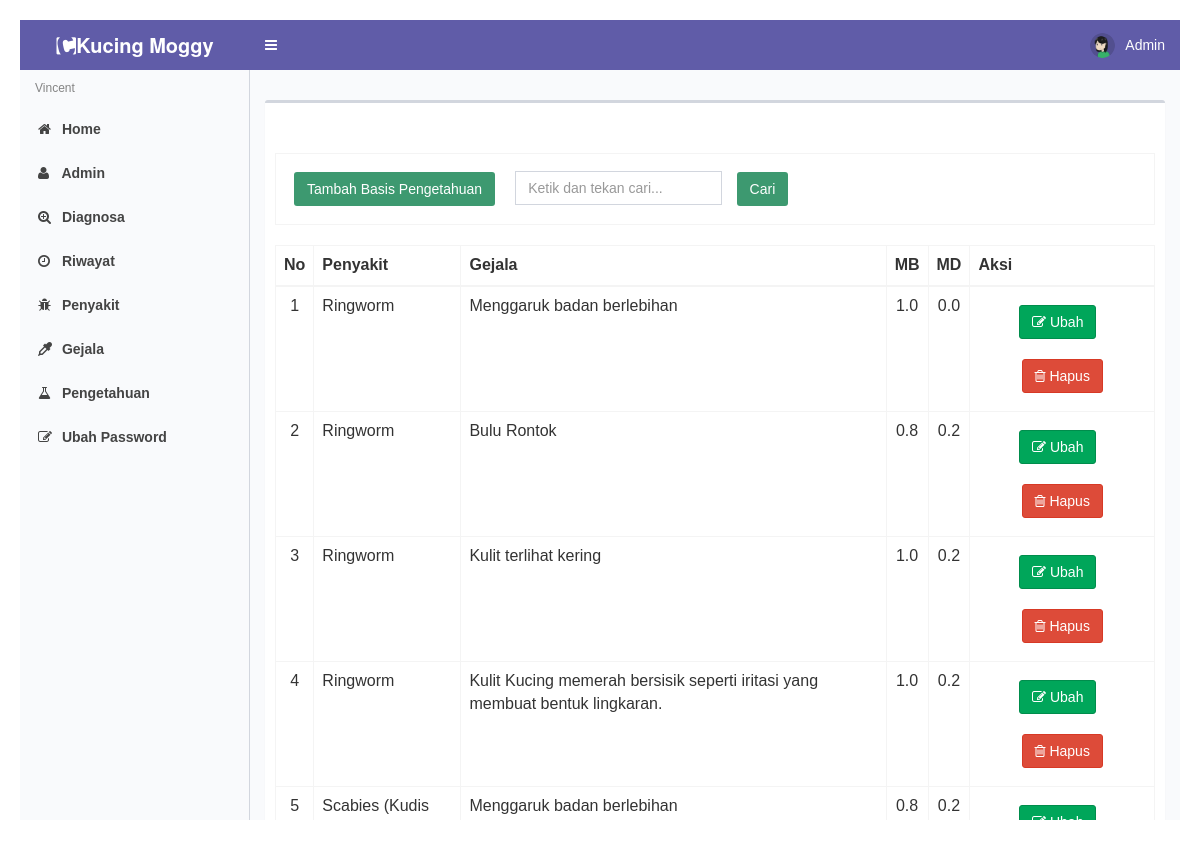
Page /pengetahuan (signed in) on the committed database.
### tables this page shows
CREATE TABLE `basis_pengetahuan` (
  `kode_pengetahuan` int(11) NOT NULL,
  `kode_penyakit` int(11) NOT NULL,
  `kode_gejala` int(11) NOT NULL,
  `mb` double(11,1) NOT NULL,
  `md` double(11,1) NOT NULL
);

CREATE TABLE `penyakit` (
  `kode_penyakit` int(11) NOT NULL,
  `nama_penyakit` varchar(50) NOT NULL,
  `det_penyakit` varchar(500) NOT NULL,
  `srn_penyakit` varchar(500) NOT NULL,
  `gambar` varchar(500) NOT NULL
);

CREATE TABLE `gejala` (
  `kode_gejala` int(11) NOT NULL,
  `nama_gejala` varchar(500) NOT NULL,
  `pertanyaan` varchar(500) NOT NULL
);

### modul/pengetahuan/pengetahuan.php (the view, shortened to what this page needs)
<?php
if (!(isset($_SESSION['username']) && isset($_SESSION['password']))) {
    header('location:index.php');
    exit();
} else {
    ?>
<?php
$aksi="modul/pengetahuan/aksi_pengetahuan.php";
switch($_GET['act']){
  default:
  $offset=$_GET['offset'];
	$limit = 15;
	if (empty ($offset)) {
		$offset = 0;
	}
  $tampil=mysqli_query($conn,"SELECT * FROM basis_pengetahuan ORDER BY kode_pengetahuan");
	echo "<form method=POST action='?module=pengetahuan' name=text_form onsubmit='return Blank_TextField_Validator_Cari()'>
          <br><br><table class='table table-bordered'>
		  <tr><td><input class='btn bg-olive margin' type=button name=tambah value='Tambah Basis Pengetahuan' onclick=\"window.location.href='pengetahuan/tambahpengetahuan';\"><input type=text name='keyword' style='margin-left: 10px;' placeholder='Ketik dan tekan cari...' class='form-control' value='$_POST[keyword]' /> <input class='btn bg-olive margin' type=submit value='   Cari   ' name=Go></td> </tr>
          </table></form>";
		  	$baris=mysqli_num_rows($tampil);
	if ($_POST['Go']){
			$numrows = mysqli_num_rows(mysqli_query($conn,"SELECT * FROM basis_pengetahuan b,penyakit p where b.kode_penyakit=p.kode_penyakit AND p.nama_penyakit like '%$_POST[keyword]%'"));
			if ($numrows > 0){
				echo "<div class='alert alert-success alert-dismissible'>
                <h4><i class='icon fa fa-check'></i> Sukses!</h4>
                Pengetahuan yang anda cari di temukan.
              </div>";
				$i = 1;
	echo" <table class='table table-bordered' style='overflow-x=auto' cellpadding='0' cellspacing='0'>
          <thead>
            <tr>
              <th>No</th>
              <th>Penyakit</th>
              <th>Gejala</th>
              <th>MB</th>
              <th>MD</th>
              <th width='21%'>Aksi</th>
            </tr>
          </thead>
		  <tbody>";
	$hasil = mysqli_query($conn,"SELECT * FROM basis_pengetahuan b,penyakit p where b.kode_penyakit=p.kode_penyakit AND p.nama_penyakit like '%$_POST[keyword]%'");
	$no = 1;
	$counter = 1;
    while ($r=mysqli_fetch_array($hasil)){
	if ($counter % 2 == 0) $warna = "dark";
	else $warna = "light";
	$sql = mysqli_query($conn,"SELECT * FROM gejala where kode_gejala = '$r[kode_gejala]'");
	$rgejala=mysqli_fetch_array($sql);
       echo "<tr class='".$warna."'>
			 <td align=center>$no</td>
			 <td>$r[nama_penyakit]</td>
			 <td>$rgejala[nama_gejala]</td>
			 <td align=center>$r[mb]</td>
			 <td align=center>$r[md]</td>
			 <td align=center><a type='button' class='btn btn-success margin' href=pengetahuan/editpengetahuan/$r[kode_pengetahuan]><i class='fa fa-pencil-square-o' aria-hidden='true'></i> Ubah </a> &nbsp;
	          <a type='button' class='btn btn-danger margin' href=\"JavaScript: confirmIt('Anda yakin akan menghapusnya ?','$aksi?module=pengetahuan&act=hapus&id=$r[kode_pengetahuan]','','','','u','n','Self','Self')\" onMouseOver=\"self.status=''; return true\" onMouseOut=\"self.status=''; return true\"><i class='fa fa-trash-o' aria-hidden='true'></i> Hapus</a>
             </td></tr>";
      $no++;
	  $counter++;
    }
    echo "</tbody></table>";
			}
			else{
				echo "<div class='alert alert-danger alert-dismissible'>
                <h4><i class='icon fa fa-ban'></i> Gagal!</h4>
                Maaf, Pengetahuan yang anda cari tidak ditemukan , silahkan inputkan dengan benar dan cari kembali.
              </div>";
			}
		}else{
	if($baris>0){
	echo" <table class='table table-bordered' style='overflow-x=auto' cellpadding='0' cellspacing='0'>
          <thead>
            <tr>
              <th>No</th>
              <th>Penyakit</th>
              <th>Gejala</th>
              <th>MB</th>
              <th>MD</th>
              <th width='21%'>Aksi</th>
            </tr>
          </thead>
		  <tbody>
		  ";
	$hasil = mysqli_query($conn,"SELECT * FROM basis_pengetahuan ORDER BY kode_pengetahuan limit $offset,$limit");
	$no = 1 + $offset;
	$counter = 1;
    while ($r=mysqli_fetch_array($hasil)){
	if ($counter % 2 == 0) $warna = "dark";
	else $warna = "light";
	$sql = mysqli_query($conn,"SELECT * FROM gejala where kode_gejala = '$r[kode_gejala]'");
	$rgejala=mysqli_fetch_array($sql);
	$sql2 = mysqli_query($conn,"SELECT * FROM penyakit where kode_penyakit = '$r[kode_penyakit]'");
	$rpenyakit=mysqli_fetch_array($sql2);
       echo "<tr class='".$warna."'>
			 <td align=center>$no</td>
			 <td>$rpenyakit[nama_penyakit]</td>
			 <td>$rgejala[nama_gejala]</td>
			 <td align=center>$r[mb]</td>
			 <td align=center>$r[md]</td>
			 <td align=center>
			 <a type='button' class='btn btn-success margin' href=pengetahuan/editpengetahuan/$r[kode_pengetahuan]><i class='fa fa-pencil-square-o' aria-hidden='true'></i> Ubah </a> &nbsp;
	          <a type='button' class='btn btn-danger margin' href=\"JavaScript: confirmIt('Anda yakin akan menghapusnya ?','$aksi?module=pengetahuan&act=hapus&id=$r[kode_pengetahuan]','','','','u','n','Self','Self')\" onMouseOver=\"self.status=''; return true\" onMouseOut=\"self.status=''; return true\">
			  <i class='fa fa-trash-o' aria-hidden='true'></i> Hapus</a>
             </td></tr>";
      $no++;
	  $counter++;
    }
    echo "</tbody></table>";
	}else{
	echo "<br><b>Data Kosong !</b>";
	}
	}
    break;
}
?>
<?php } ?>

### index.php (style rules this page uses)
body { font-family: Arial, sans-serif; margin: 20px; }

### rows in the picture
basis_pengetahuan: penyakit.nama_penyakit "Ringworm", kode_gejala.nama_gejala "Menggaruk badan berlebihan", mb "1.0", md "0.0"
basis_pengetahuan: penyakit.nama_penyakit "Ringworm", kode_gejala.nama_gejala "Bulu Rontok", mb "0.8", md "0.2"
basis_pengetahuan: penyakit.nama_penyakit "Ringworm", kode_gejala.nama_gejala "Kulit terlihat kering", mb "1.0", md "0.2"
basis_pengetahuan: penyakit.nama_penyakit "Ringworm", kode_gejala.nama_gejala "Kulit Kucing memerah bersisik seperti iritasi yang membuat bentuk lingkaran.", mb "1.0", md "0.2"
basis_pengetahuan: penyakit.nama_penyakit "Scabies (Kudis…", kode_gejala.nama_gejala "Menggaruk badan berlebihan", mb "0.8", md "0.2"

### other values in the picture
$_SESSION['username'] "Admin"
